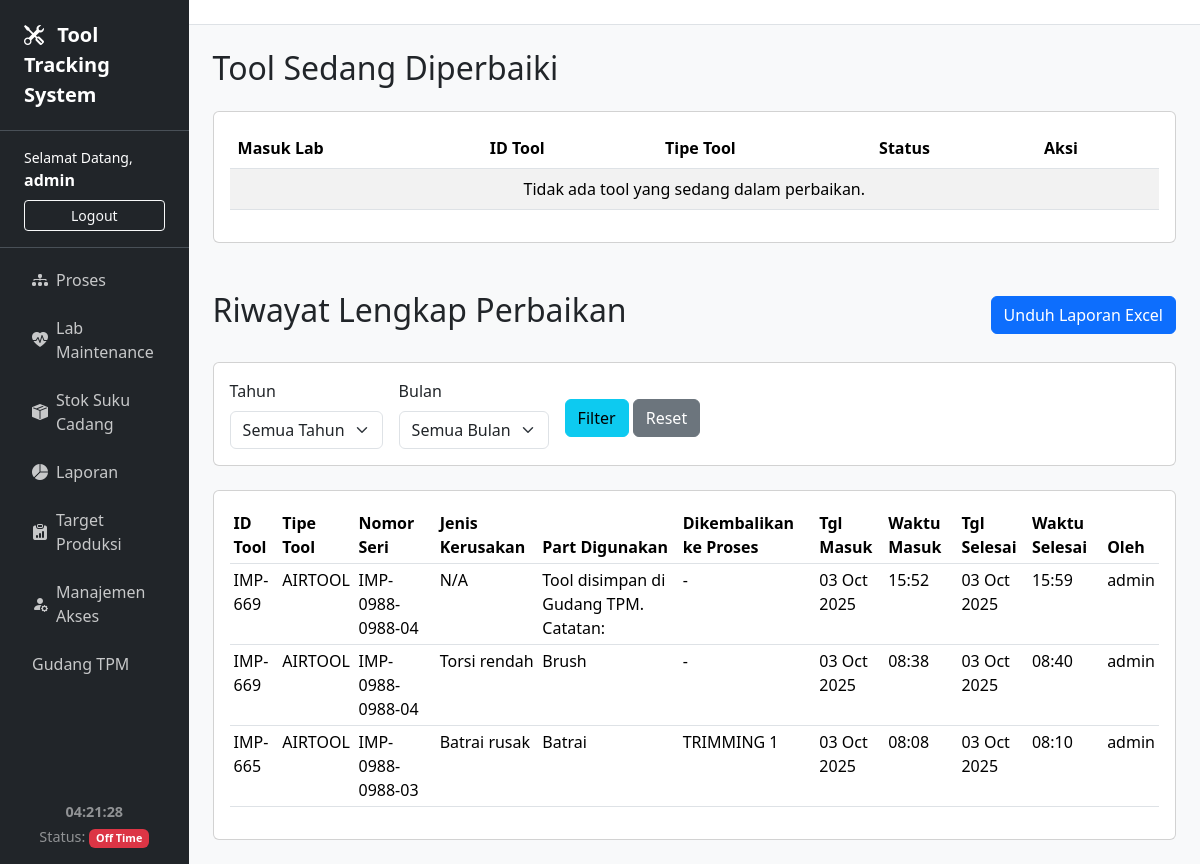
Before: /lab/ (signed in) with the older database file.
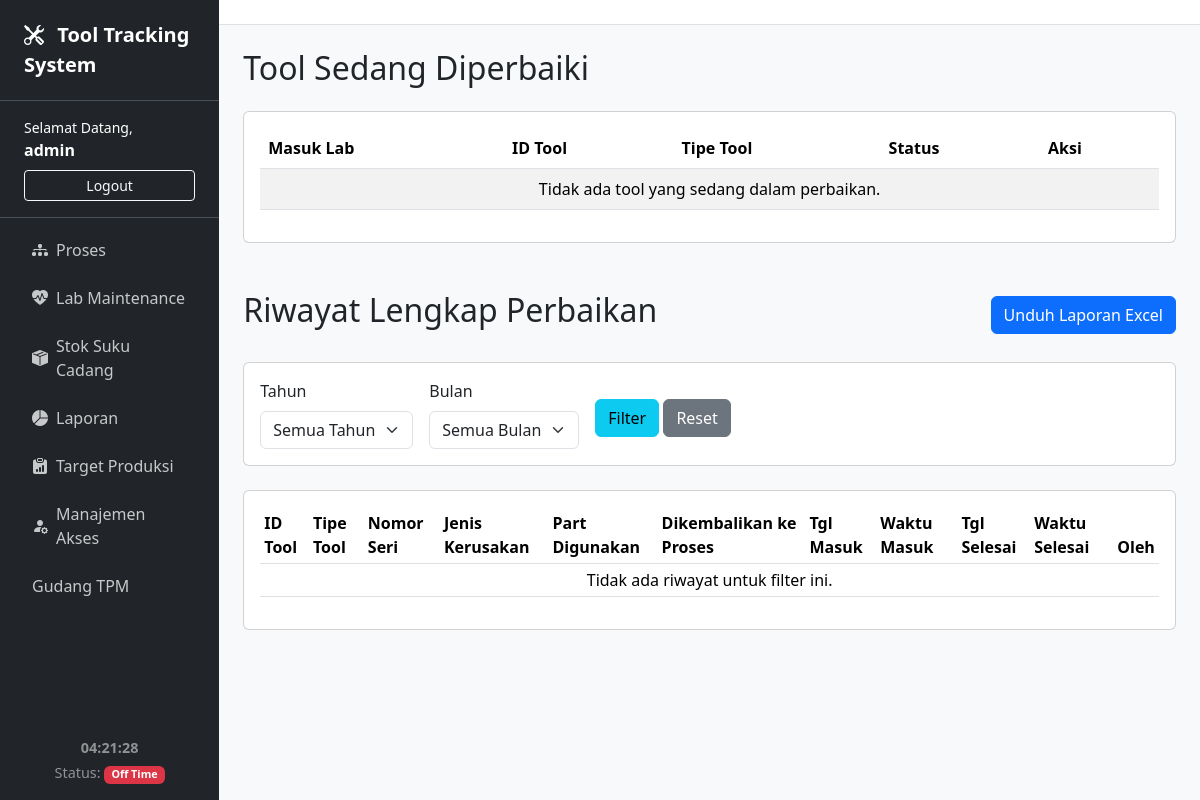
After: the same page with the newer database file.
### tracker/models.py (models this page shows, shortened)
class UserProfile(models.Model):
    user = models.OneToOneField(User, on_delete=models.CASCADE)
    nama_lengkap = models.CharField(max_length=100)
    is_developer = models.BooleanField(default=False)
    can_view_proses = models.BooleanField(default=False, verbose_name="Lihat Menu Proses")
    can_view_lab = models.BooleanField(default=False, verbose_name="Lihat Menu Lab")
    can_view_stok = models.BooleanField(default=False, verbose_name="Lihat Menu Stok")
    can_view_laporan = models.BooleanField(default=False, verbose_name="Lihat Menu Laporan")
    can_view_produksi = models.BooleanField(default=False, verbose_name="Lihat Menu Produksi")
    can_edit_proses = models.BooleanField(default=False, verbose_name="Akses Penuh Menu Proses")
    can_edit_lab = models.BooleanField(default=False, verbose_name="Akses Penuh Menu Lab")
    can_edit_stok = models.BooleanField(default=False, verbose_name="Akses Penuh Menu Stok")
    can_edit_laporan = models.BooleanField(default=False, verbose_name="Akses Penuh Menu Laporan (Termasuk Download)")
    can_edit_produksi = models.BooleanField(default=False, verbose_name="Akses Penuh Menu Produksi")
    can_manage_gudang_tpm = models.BooleanField(default=False, verbose_name="Dapat Mengelola Gudang TPM")

class RiwayatPerbaikan(models.Model):
    tool = models.ForeignKey(Tool, on_delete=models.CASCADE, related_name='riwayat_perbaikan')
    waktu_selesai = models.DateTimeField(auto_now_add=True)
    jenis_kerusakan = models.CharField(max_length=255)
    part_yang_digunakan = models.TextField()
    dikerjakan_oleh = models.CharField(max_length=150)

class Tool(models.Model):
    proses = models.ForeignKey(Proses, on_delete=models.SET_NULL, null=True, blank=True)
    stasiun = models.CharField(max_length=50)
    id_tool = models.CharField("ID Tool", max_length=50, unique=True)
    tipe_tool = models.CharField("Tipe Tool", max_length=100)
    nomor_seri = models.CharField("Nomor Seri", max_length=100)
    jumlah_shot = models.IntegerField("Shot per Produksi", default=1)
    max_shot = models.IntegerField("Max Shot", default=0)
    shot_terpakai = models.IntegerField("Shot Terpakai", default=0)
    lifetime = models.IntegerField("Total Jam Pakai Maksimal", default=5000)
    jam_pakai_terakumulasi = models.FloatField(default=0, verbose_name="Jam Pakai Terakumulasi")
    STATUS_CHOICES = [('Tersedia', 'Tersedia'), ('Dipakai', 'Dipakai'), ('Perbaikan', 'Dalam Perbaikan'), ('Gudang TPM', 'Gudang TPM'),]
    status = models.CharField(max_length=20, choices=STATUS_CHOICES, default='Tersedia')
    jenis_kerusakan = models.CharField(max_length=255, blank=True, null=True, help_text="Diisi saat tool masuk lab")
    part_yang_digunakan = models.TextField(blank=True, null=True, help_text="Part yang diganti atau diperbaiki")
    dibuat_pada = models.DateTimeField(auto_now_add=True)
    diupdate_pada = models.DateTimeField(auto_now=True)

class Proses(models.Model):
    nama = models.CharField(max_length=100, unique=True)

### tracker/views.py (the view)
# urls.py: path('lab/', views.lab_maintenance_list, name='lab_maintenance_list'),
@login_required
def lab_maintenance_list(request):
    get_year = request.GET.get('year')
    get_month = request.GET.get('month')
    active_repairs = RiwayatPerbaikan.objects.filter(status='Sedang Diperbaiki').order_by('waktu_masuk')
    gudang_tpm_tools = Tool.objects.filter(status='Gudang TPM').order_by('id_tool')
    history_list = RiwayatPerbaikan.objects.filter(status='Selesai').order_by('-waktu_selesai')
    if get_year and get_year.isdigit():
        history_list = history_list.filter(waktu_selesai__year=int(get_year))
    if get_month and get_month.isdigit():
        history_list = history_list.filter(waktu_selesai__month=int(get_month))
    years_with_history = RiwayatPerbaikan.objects.filter(waktu_selesai__isnull=False).annotate(year=TruncYear('waktu_selesai')).values('year').distinct().order_by('-year')
    context = {
        'active_repairs': active_repairs,
        'gudang_tpm_tools': gudang_tpm_tools,
        'history_list': history_list,
        'years_with_history': [d['year'].year for d in years_with_history],
        'months': [
            {'value': 1, 'name': 'Januari'}, {'value': 2, 'name': 'Februari'},
            {'value': 3, 'name': 'Maret'}, {'value': 4, 'name': 'April'},
            {'value': 5, 'name': 'Mei'}, {'value': 6, 'name': 'Juni'},
            {'value': 7, 'name': 'Juli'}, {'value': 8, 'name': 'Agustus'},
            {'value': 9, 'name': 'September'}, {'value': 10, 'name': 'Oktober'},
            {'value': 11, 'name': 'November'}, {'value': 12, 'name': 'Desember'},
        ],
        'selected_year': int(get_year) if get_year else None,
        'selected_month': int(get_month) if get_month else None,
    }
    return render(request, 'tracker/lab_maintenance_list.html', context)

### tracker/templates/tracker/lab_maintenance_list.html (shortened to what this page needs)
{% extends 'tracker/base.html' %}
{% block content %}
<h2 class="mb-4">Tool Sedang Diperbaiki</h2>
<div class="card mb-5">
    <div class="card-body">
        <div class="table-responsive">
            <table class="table table-striped">
                <thead>
                    <tr>
                        <th>Masuk Lab</th>
                        <th>ID Tool</th>
                        <th>Tipe Tool</th>
                        <th>Status</th>
                        <th>Aksi</th>
                    </tr>
                </thead>
                <tbody>
                    {% for repair in active_repairs %}
                    <tr>
                        <td>{{ repair.waktu_masuk|date:"d M Y, H:i" }}</td>
                        <td>{{ repair.tool.id_tool }}</td>
                        <td>{{ repair.tool.tipe_tool }}</td>
                        <td><span class="badge bg-warning text-dark">{{ repair.status }}</span></td>
                        <td>
                            {% if user.userprofile.is_developer or user.userprofile.can_edit_lab %}
                            <a href="{% url 'finish_repair' repair.tool.id %}" class="btn btn-sm btn-success">Selesaikan Perbaikan</a>
                        </td>
                        <td>
                            <form action="{% url 'simpan_di_gudang' repair.tool.id %}" method="post" class="d-inline ms-1">
                            {% csrf_token %}
                             <button type="submit" class="btn btn-sm btn-secondary">Simpan di Gudang</button>
                            </form>
                            {% endif %}
                        </td>
                    </tr>
                    {% empty %}
                    <tr>
                        <td colspan="5" class="text-center">Tidak ada tool yang sedang dalam perbaikan.</td>
                    </tr>
                    {% endfor %}
                </tbody>
            </table>
        </div>
    </div>
</div>
<div class="d-flex justify-content-between align-items-center mb-4">
    <h2>Riwayat Lengkap Perbaikan</h2>
    {% if user.userprofile.is_developer or user.userprofile.can_edit_lab %}
    <a href="{% url 'download_laporan_lab' %}?year={{ selected_year|default:'' }}&month={{ selected_month|default:'' }}" class="btn btn-primary">Unduh Laporan Excel</a>
    {% endif %}
</div>
<div class="card mb-4">
    <div class="card-body">
        <form method="get" class="row g-3 align-items-center">
            <div class="col-auto">
                <label for="year" class="form-label">Tahun</label>
                <select name="year" id="year" class="form-select">
                    <option value="">Semua Tahun</option>
                </select>
            </div>
            <div class="col-auto">
                <label for="month" class="form-label">Bulan</label>
                <select name="month" id="month" class="form-select">
                    <option value="">Semua Bulan</option>
                </select>
            </div>
            <div class="col-auto mt-4">
                <button type="submit" class="btn btn-info">Filter</button>
                <a href="{% url 'lab_maintenance_list' %}" class="btn btn-secondary">Reset</a>
            </div>
        </form>
    </div>
</div>
<div class="card">
    <div class="card-body">
        <div class="table-responsive">
            <table class="table table-sm">
                <thead>
                    <tr>
                        <th>ID Tool</th>
                        <th>Tipe Tool</th>
                        <th>Nomor Seri</th>
                        <th>Jenis Kerusakan</th>
                        <th>Part Digunakan</th>
                        <th>Dikembalikan ke Proses</th>
                        <th>Tgl Masuk</th>
                        <th>Waktu Masuk</th>
                        <th>Tgl Selesai</th>
                        <th>Waktu Selesai</th>
                        <th>Oleh</th>
                    </tr>
                </thead>
                <tbody>
                    {% for log in history_list %}
                    <tr>
                        <td>{{ log.tool.id_tool }}</td>
                        <td>{{ log.tool.tipe_tool }}</td>
                        <td>{{ log.tool.nomor_seri }}</td>
                        <td>{{ log.jenis_kerusakan }}</td>
                        <td>{{ log.part_yang_digunakan }}</td>
                        <td>{{ log.tool.proses.nama|default:"-" }}</td>
                        <td>{{ log.waktu_masuk|date:"d M Y" }}</td>
                        <td>{{ log.waktu_masuk|date:"H:i" }}</td>
                        <td>{{ log.waktu_selesai|date:"d M Y" }}</td>
                        <td>{{ log.waktu_selesai|date:"H:i" }}</td>
                        <td>{{ log.dikerjakan_oleh }}</td>
                    </tr>
                    {% empty %}
                    <tr>
                        <td colspan="11" class="text-center">Tidak ada riwayat untuk filter ini.</td>
                    </tr>
                    {% endfor %}
                </tbody>
            </table>
        </div>
    </div>
</div>
{% endblock %}

### tracker/templates/tracker/base.html (shortened to what this page needs)
<!doctype html>
<html lang="en">
<head>
    <link href="https://cdn.jsdelivr.net/npm/bootstrap@5.3.3/dist/css/bootstrap.min.css" rel="stylesheet">
    <link rel="stylesheet" href="https://cdn.jsdelivr.net/npm/bootstrap-icons@1.11.3/font/bootstrap-icons.min.css">
</head>
<body>
    <div class="sidebar d-flex flex-column text-white">
        <div class="app-title">
            <i class="bi bi-tools me-2"></i> Tool Tracking System
        </div>
        <div class="user-info">
            {% if user.is_authenticated %}
                <div class="small">Selamat Datang,</div>
                <div class="fw-bold mb-2">{{ user.userprofile.nama_lengkap|default:user.username }}</div>
                <form action="{% url 'logout' %}" method="post" class="d-grid">
                    <button type="submit" class="btn btn-sm btn-outline-light">Logout</button>
                </form>
            {% else %}
                <div class="d-grid gap-2">
                    <a href="{% url 'login' %}" class="btn btn-primary">Login</a>
                    <a href="{% url 'register' %}" class="btn btn-secondary">Daftar</a>
                </div>
            {% endif %}
        </div>
        <ul class="nav flex-column p-2">
            {% if user.userprofile.is_developer or user.userprofile.can_view_proses %}
            <li class="nav-item"><a class="nav-link" href="{% url 'daftar_proses' %}"><i class="bi bi-diagram-3-fill me-2"></i> Proses</a></li>
            {% endif %}
            {% if user.userprofile.is_developer or user.userprofile.can_view_lab %}
            <li class="nav-item"><a class="nav-link" href="{% url 'lab_maintenance_list' %}"><i class="bi bi-heart-pulse-fill me-2"></i> Lab Maintenance</a></li>
            {% endif %}
            {% if user.userprofile.is_developer or user.userprofile.can_view_stok %}
            <li class="nav-item"><a class="nav-link" href="{% url 'manajemen_stok' %}"><i class="bi bi-box-seam-fill me-2"></i> Stok Suku Cadang</a></li>
            {% endif %}
            {% if user.userprofile.is_developer or user.userprofile.can_view_laporan %}
            <li class="nav-item"><a class="nav-link" href="{% url 'halaman_laporan' %}"><i class="bi bi-pie-chart-fill me-2"></i> Laporan</a></li>
            {% endif %}
            {% if user.userprofile.is_developer or user.userprofile.can_view_produksi %}
            <li class="nav-item"><a class="nav-link" href="{% url 'halaman_produksi' %}"><i class="bi bi-clipboard-data-fill me-2"></i> Target Produksi</a></li>
            {% endif %}
            {% if user.userprofile.is_developer %}
            <li class="nav-item"><a class="nav-link" href="{% url 'hak_akses_list' %}"><i class="bi bi-person-fill-gear me-2"></i> Manajemen Akses</a></li>
            {% endif %}
            {% if user.userprofile.can_manage_gudang_tpm or user.userprofile.is_developer or user.is_superuser %}
            <li class="nav-item">
                <a class="nav-link" href="{% url 'gudang_tpm_list' %}">
                    <span>Gudang TPM</span>
                </a>
            </li>
            {% endif %}
        </ul>
        <div class="footer-info">
            <div id="live-clock" class="fw-bold text-center mb-1"></div>
            <div class="text-center">Status: <span id="app-status-badge" class="badge">Loading...</span></div>
        </div>
    </div>
    <div class="main-content">
        <div class="topbar">
            </div>
        <div class="container-fluid p-4">
            {% block content %}{% endblock %}
        </div>
    </div>
</body>
</html>

### tracker/templates/tracker/base.html (style rules this page uses)
body { display: flex; }
.sidebar { width: 280px; min-height: 100vh; background-color: #212529; }
.sidebar .nav-link { color: rgba(255, 255, 255, 0.75); padding: 0.75rem 1.5rem; border-radius: 0.375rem; display: flex; align-items: center; }
.sidebar .app-title { padding: 1.25rem 1.5rem; border-bottom: 1px solid #495057; font-size: 1.25rem; font-weight: bold; }
.sidebar .user-info { padding: 1rem 1.5rem; border-bottom: 1px solid #495057; }
.sidebar .footer-info { margin-top: auto; padding: 1rem 1.5rem; font-size: 0.9rem; color: rgba(255, 255, 255, 0.5); }
.main-content { flex-grow: 1; background-color: #f8f9fa; }
.topbar { background-color: #fff; border-bottom: 1px solid #dee2e6; padding: 0.75rem 1.5rem; }

Changed rows visible on the page:
removed RiwayatPerbaikan: tool.id_tool "IMP-669", tool.tipe_tool "AIRTOOL", tool.nomor_seri "IMP-0988-0988-04", jenis_kerusakan "N/A", part_yang_digunakan "Tool disimpan di Gudang TPM. Catatan:", tool.proses.nama "-", waktu_masuk "03 Oct 2025", waktu_masuk "15:52", waktu_selesai "03 Oct 2025", waktu_selesai "15:59", dikerjakan_oleh "admin"
removed RiwayatPerbaikan: tool.id_tool "IMP-669", tool.tipe_tool "AIRTOOL", tool.nomor_seri "IMP-0988-0988-04", jenis_kerusakan "Torsi rendah", part_yang_digunakan "Brush", tool.proses.nama "-", waktu_masuk "03 Oct 2025", waktu_masuk "08:38", waktu_selesai "03 Oct 2025", waktu_selesai "08:40", dikerjakan_oleh "admin"
removed RiwayatPerbaikan: tool.id_tool "IMP-665", tool.tipe_tool "AIRTOOL", tool.nomor_seri "IMP-0988-0988-03", jenis_kerusakan "Batrai rusak", part_yang_digunakan "Batrai", tool.proses.nama "TRIMMING 1", waktu_masuk "03 Oct 2025", waktu_masuk "08:08", waktu_selesai "03 Oct 2025", waktu_selesai "08:10", dikerjakan_oleh "admin"
Other visible differences:
text now shown: "Tidak ada riwayat untuk filter ini."
